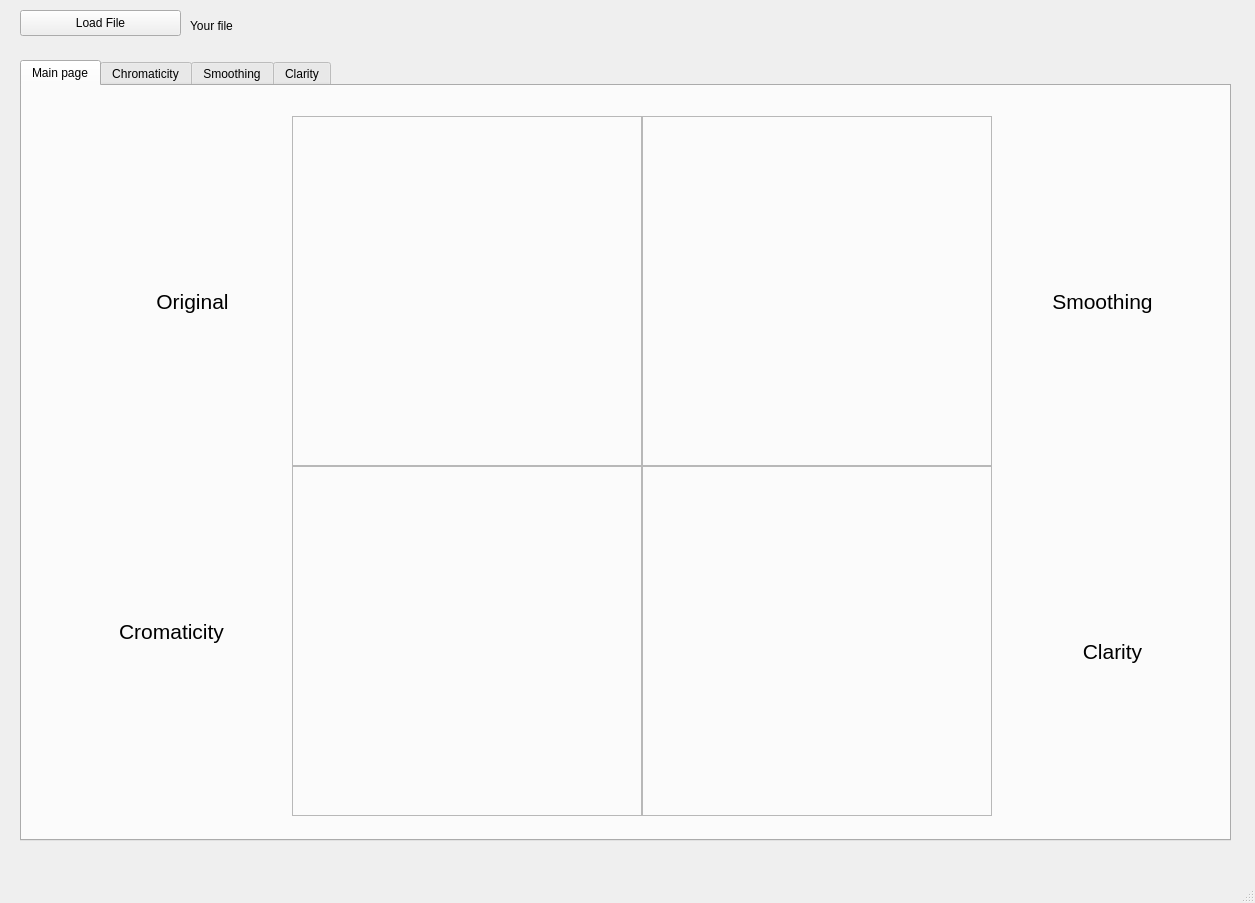
<?xml version="1.0" encoding="UTF-8"?>
<ui version="4.0">
 <class>Imchanger</class>
 <widget class="QMainWindow" name="Imchanger">
  <property name="geometry">
   <rect>
    <x>0</x>
    <y>0</y>
    <width>1255</width>
    <height>903</height>
   </rect>
  </property>
  <property name="sizePolicy">
   <sizepolicy hsizetype="Fixed" vsizetype="Fixed">
    <horstretch>0</horstretch>
    <verstretch>0</verstretch>
   </sizepolicy>
  </property>
  <property name="windowTitle">
   <string>MainWindow</string>
  </property>
  <widget class="QWidget" name="centralwidget">
   <widget class="QLabel" name="filename_label">
    <property name="geometry">
     <rect>
      <x>190</x>
      <y>10</y>
      <width>331</width>
      <height>31</height>
     </rect>
    </property>
    <property name="text">
     <string>Your file</string>
    </property>
    <property name="alignment">
     <set>Qt::AlignmentFlag::AlignLeading|Qt::AlignmentFlag::AlignLeft|Qt::AlignmentFlag::AlignVCenter</set>
    </property>
   </widget>
   <widget class="QPushButton" name="load_button">
    <property name="geometry">
     <rect>
      <x>20</x>
      <y>10</y>
      <width>161</width>
      <height>26</height>
     </rect>
    </property>
    <property name="text">
     <string>Load File</string>
    </property>
   </widget>
   <widget class="QTabWidget" name="tabWidget">
    <property name="geometry">
     <rect>
      <x>20</x>
      <y>60</y>
      <width>1211</width>
      <height>781</height>
     </rect>
    </property>
    <property name="sizePolicy">
     <sizepolicy hsizetype="Fixed" vsizetype="Fixed">
      <horstretch>0</horstretch>
      <verstretch>0</verstretch>
     </sizepolicy>
    </property>
    <property name="currentIndex">
     <number>0</number>
    </property>
    <widget class="QWidget" name="main_tab">
     <attribute name="title">
      <string>Main page</string>
     </attribute>
     <widget class="QFrame" name="origin_img_frame">
      <property name="geometry">
       <rect>
        <x>270</x>
        <y>30</y>
        <width>350</width>
        <height>350</height>
       </rect>
      </property>
      <property name="frameShape">
       <enum>QFrame::Shape::StyledPanel</enum>
      </property>
      <property name="frameShadow">
       <enum>QFrame::Shadow::Raised</enum>
      </property>
     </widget>
     <widget class="QFrame" name="chroma_img_frame">
      <property name="geometry">
       <rect>
        <x>270</x>
        <y>380</y>
        <width>350</width>
        <height>350</height>
       </rect>
      </property>
      <property name="frameShape">
       <enum>QFrame::Shape::StyledPanel</enum>
      </property>
      <property name="frameShadow">
       <enum>QFrame::Shadow::Raised</enum>
      </property>
     </widget>
     <widget class="QFrame" name="smooth_img_frame">
      <property name="geometry">
       <rect>
        <x>620</x>
        <y>30</y>
        <width>350</width>
        <height>350</height>
       </rect>
      </property>
      <property name="frameShape">
       <enum>QFrame::Shape::StyledPanel</enum>
      </property>
      <property name="frameShadow">
       <enum>QFrame::Shadow::Raised</enum>
      </property>
     </widget>
     <widget class="QFrame" name="clarity_img_frame">
      <property name="geometry">
       <rect>
        <x>620</x>
        <y>380</y>
        <width>350</width>
        <height>350</height>
       </rect>
      </property>
      <property name="frameShape">
       <enum>QFrame::Shape::StyledPanel</enum>
      </property>
      <property name="frameShadow">
       <enum>QFrame::Shadow::Raised</enum>
      </property>
     </widget>
     <widget class="QLabel" name="label1">
      <property name="geometry">
       <rect>
        <x>110</x>
        <y>190</y>
        <width>121</width>
        <height>51</height>
       </rect>
      </property>
      <property name="font">
       <font>
        <pointsize>16</pointsize>
       </font>
      </property>
      <property name="text">
       <string>Original</string>
      </property>
      <property name="alignment">
       <set>Qt::AlignmentFlag::AlignCenter</set>
      </property>
     </widget>
     <widget class="QLabel" name="label2">
      <property name="geometry">
       <rect>
        <x>89</x>
        <y>520</y>
        <width>121</width>
        <height>51</height>
       </rect>
      </property>
      <property name="font">
       <font>
        <pointsize>16</pointsize>
       </font>
      </property>
      <property name="text">
       <string>Cromaticity</string>
      </property>
      <property name="alignment">
       <set>Qt::AlignmentFlag::AlignCenter</set>
      </property>
     </widget>
     <widget class="QLabel" name="label3">
      <property name="geometry">
       <rect>
        <x>1020</x>
        <y>190</y>
        <width>121</width>
        <height>51</height>
       </rect>
      </property>
      <property name="font">
       <font>
        <pointsize>16</pointsize>
       </font>
      </property>
      <property name="text">
       <string>Smoothing</string>
      </property>
      <property name="alignment">
       <set>Qt::AlignmentFlag::AlignCenter</set>
      </property>
     </widget>
     <widget class="QLabel" name="label4">
      <property name="geometry">
       <rect>
        <x>1030</x>
        <y>540</y>
        <width>121</width>
        <height>51</height>
       </rect>
      </property>
      <property name="font">
       <font>
        <pointsize>16</pointsize>
       </font>
      </property>
      <property name="text">
       <string>Clarity</string>
      </property>
      <property name="alignment">
       <set>Qt::AlignmentFlag::AlignCenter</set>
      </property>
     </widget>
    </widget>
    <widget class="QWidget" name="chroma_tab">
     <attribute name="title">
      <string>Сhromaticity</string>
     </attribute>
     <widget class="QFrame" name="chroma_frame">
      <property name="geometry">
       <rect>
        <x>80</x>
        <y>70</y>
        <width>600</width>
        <height>600</height>
       </rect>
      </property>
      <property name="frameShape">
       <enum>QFrame::Shape::StyledPanel</enum>
      </property>
      <property name="frameShadow">
       <enum>QFrame::Shadow::Raised</enum>
      </property>
     </widget>
     <widget class="QLabel" name="label">
      <property name="geometry">
       <rect>
        <x>730</x>
        <y>150</y>
        <width>211</width>
        <height>20</height>
       </rect>
      </property>
      <property name="text">
       <string/>
      </property>
      <property name="alignment">
       <set>Qt::AlignmentFlag::AlignCenter</set>
      </property>
     </widget>
     <widget class="QCheckBox" name="checkBox">
      <property name="geometry">
       <rect>
        <x>780</x>
        <y>90</y>
        <width>131</width>
        <height>23</height>
       </rect>
      </property>
      <property name="text">
       <string>Ln transform</string>
      </property>
     </widget>
    </widget>
    <widget class="QWidget" name="smooth_tab">
     <attribute name="title">
      <string>Smoothing</string>
     </attribute>
    </widget>
    <widget class="QWidget" name="clarity_tab">
     <attribute name="title">
      <string>Clarity</string>
     </attribute>
    </widget>
   </widget>
  </widget>
  <widget class="QStatusBar" name="statusbar"/>
  <action name="actionload_file">
   <property name="icon">
    <iconset theme="QIcon::ThemeIcon::DocumentSave"/>
   </property>
   <property name="text">
    <string>load_file</string>
   </property>
   <property name="menuRole">
    <enum>QAction::MenuRole::NoRole</enum>
   </property>
  </action>
 </widget>
 <resources/>
 <connections/>
</ui>
